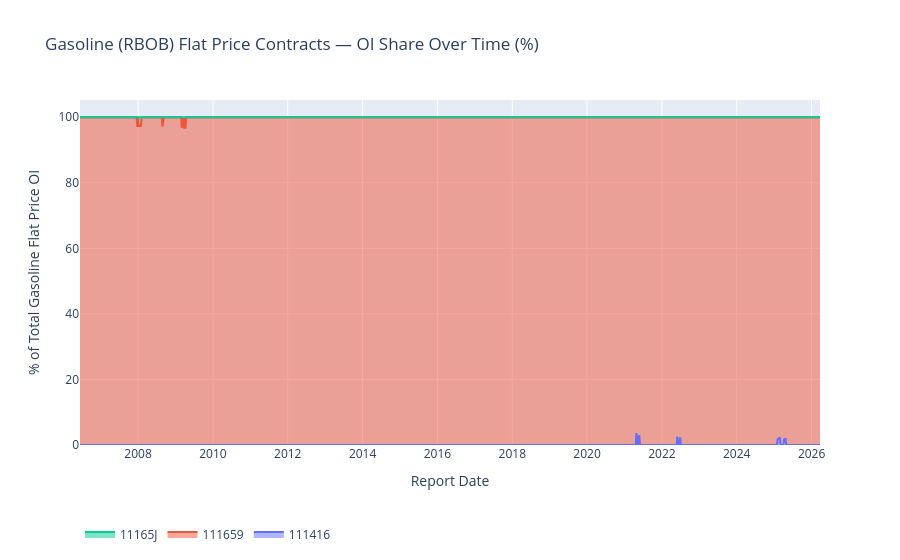

Notebook code for this chart:
### Markdown cell above
## Open Interest Over Time — Stacked Area (Percentage)

### Code cell
pivot = xb.pivot_table(
    index="report_date_as_yyyy_mm_dd",
    columns="cftc_contract_market_code",
    values="open_interest_all",
    aggfunc="sum",
).fillna(0)

pct = pivot.div(pivot.sum(axis=1), axis=0) * 100

fig = go.Figure()
for col in pct.columns:
    label = code_labels.get(col, col)
    fig.add_trace(go.Scatter(
        x=pct.index, y=pct[col],
        name=col,
        hovertext=label,
        stackgroup="one",
        groupnorm="percent",
    ))
fig.update_layout(
    title="Gasoline (RBOB) Flat Price Contracts — OI Share Over Time (%)",
    xaxis_title="Report Date",
    yaxis_title="% of Total Gasoline Flat Price OI",
    legend=dict(orientation="h", yanchor="bottom", y=-0.3),
)
fig.show()

### Figure 1 — Plotly figure (JSON) as saved in the notebook; plotly's stock layout.template omitted (floating-point values rounded to 4 significant figures; data arrays with more than 128 entries replaced by an {"elided": "..."} marker saying what was removed)
{"data": [{"groupnorm": "percent", "hovertext": "RBOB GASOLINE 1ST LINE - ICE FUTURES ENERGY DIV", "name": "111416", "stackgroup": "one", "type": "scatter", "x": {"elided": "1033 str values"}, "y": {"elided": "1033 float values"}}, {"groupnorm": "percent", "hovertext": "GASOLINE BLENDSTOCK (RBOB) - NEW YORK MERCANTILE EXCHANGE", "name": "111659", "stackgroup": "one", "type": "scatter", "x": {"elided": "1033 str values"}, "y": {"elided": "1033 float values"}}, {"groupnorm": "percent", "hovertext": "RBOB GASOLINE FINANCIAL - NEW YORK MERCANTILE EXCHANGE", "name": "11165J", "stackgroup": "one", "type": "scatter", "x": {"elided": "1033 str values"}, "y": {"elided": "1033 float values"}}], "layout": {"legend": {"orientation": "h", "y": -0.3, "yanchor": "bottom"}, "title": {"text": "Gasoline (RBOB) Flat Price Contracts — OI Share Over Time (%)"}, "xaxis": {"title": {"text": "Report Date"}}, "yaxis": {"title": {"text": "% of Total Gasoline Flat Price OI"}}}}
